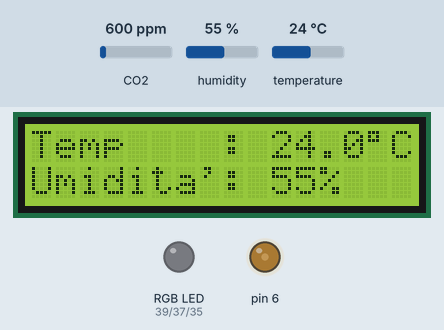
A sketch run on a simulated Arduino Mega 2560, built with avr-gcc and run on an emulated ATmega2560. Parts: 16×2 character LCD, an RGB LED mixed from three pins (HIGH = lit), output pins drawn as LEDs (lit = HIGH). The inputs (shaded band) are chosen by the test bench; at power-on: CO2 600 ppm, humidity 55 %, temperature 24 °C. What the sketch prints to the serial monitor is not drawn.

Above: at 1.2 s.
1.3 s: CO2 set to 452 ppm
At 6.2 s:
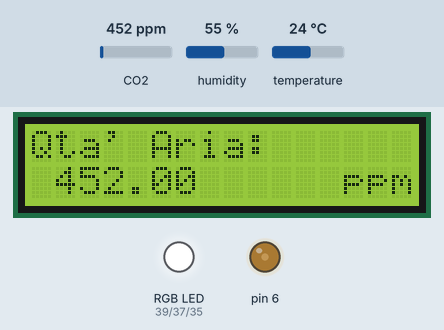
15.3 s: CO2 set to 1050 ppm
At 26.3 s:
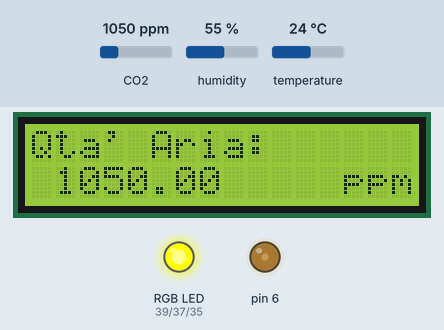
26.6 s: CO2 set to 1700 ppm
At 35.5 s:
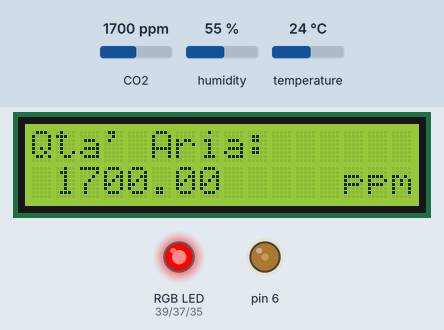
40.6 s: CO2 set to 2350 ppm
At 45.7 s:
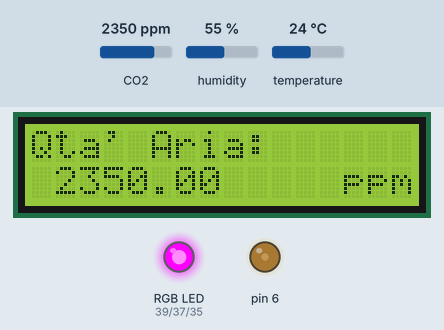
51.7 s: humidity set to 22 %
At 60.8 s:
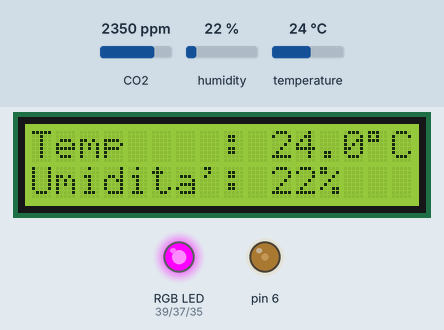
65.7 s: CO2 set to 674 ppm
At 76.2 s:
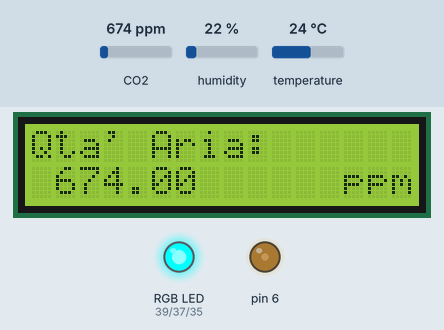
Timing chart, 0 to 77.7 s (numbered marks = the images above; inputs shaded):
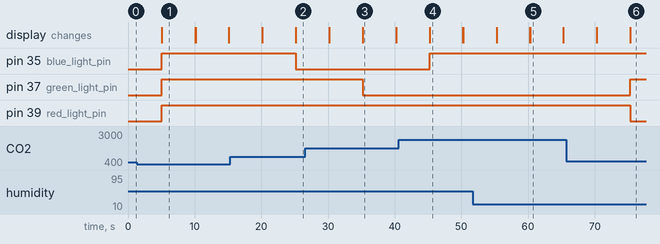

The sketch:

Mega2560-MQ135.ino
```cpp
#include <LiquidCrystal.h>
#include "MQ135.h"
#include <DHT.h>

#define DHT_SENSOR_TYPE DHT11

static const int DHT_SENSOR_PIN = 29;//pin sensor dht11
DHT dht( DHT_SENSOR_PIN, DHT_SENSOR_TYPE );
const int ANALOGPIN=0; //pin MQ135
int Contrast=70;
LiquidCrystal lcd(12, 11, 5, 4, 3, 2);
MQ135 MQ135Sensor = MQ135(ANALOGPIN, 212.70);

int red_light_pin= 39;
int green_light_pin = 37;
int blue_light_pin = 35;

void setup() {
  Serial.begin(9600);
  analogWrite(6,Contrast);
  lcd.begin(16, 2);
  dht.begin();
  pinMode(red_light_pin, OUTPUT);
  pinMode(green_light_pin, OUTPUT);
  pinMode(blue_light_pin, OUTPUT);
}

void loop() {

  // get temp&humidity and print on lcd

  float t = dht.readTemperature();
  int h = dht.readHumidity();
  String temp = String(t);
  String humidity= String(h);
  //Serial.println("Temp: "+temp);
  //Serial.println("Hum: "+humidity);
  lcd.setCursor(0,0);
  lcd.print("Temp    : ");
  lcd.print(t,1);
  lcd.print((char)223);
  lcd.print("C");
  lcd.setCursor(0,1);
  lcd.print("Umidita': ");
  lcd.print(humidity);
  lcd.print("%");
  delay(5000);

  // clear lcd

  lcd.clear();

  // PPM

  //float ppm = MQ135Sensor.getCorrectedRZero(t, h); // for calibration
  //float ppm = MQ135Sensor.getPPM();
  float ppm = MQ135Sensor.getCorrectedPPM(t, h);
  Serial.println("ppm: " +String(ppm));

  // print PPM on LCD

  lcd.setCursor(0, 0);
  lcd.print("Qta' Aria: ");
  lcd.setCursor(1, 1);
  lcd.print(ppm);
  lcd.setCursor(13,1);
  lcd.print("ppm");

  // set led color

  setLedColor(ppm);
  delay(5000);

  // clear lcd

  lcd.clear();

}

void RGB_color(int red_light_value, int green_light_value, int blue_light_value) {

  analogWrite(red_light_pin, red_light_value);
  analogWrite(green_light_pin, green_light_value);
  analogWrite(blue_light_pin, blue_light_value);

}

void setLedColor(float ppm){

  if (ppm <= 500) {
    RGB_color(255, 255, 255); // White
  }
  else if (ppm > 500 && ppm <= 700){
    RGB_color(102, 255, 255); // Cyan
  }
  else if (ppm > 700 && ppm <= 1000){
    RGB_color(0, 255, 0); // Green
  }
  else if (ppm > 1000 && ppm <= 1500){
    RGB_color(255, 255, 0); // Yellow
  }
  else if (ppm > 1500 && ppm <= 2000){
    RGB_color(255, 0, 0); // Red
  }
  else if (ppm > 2000){
    RGB_color(153, 0, 204); // Magenta
  }

}
```

Measured:
- after the input at 1.3 s, pin 39 (red_light_pin): LOW → HIGH after 3.8 s
- after the input at 15.3 s, pin 35 (blue_light_pin): HIGH → LOW after 9.9 s
- after the input at 26.6 s, pin 37 (green_light_pin): HIGH → LOW after 8.6 s
- after the input at 40.6 s, pin 35 (blue_light_pin): LOW → HIGH after 4.6 s
- after the input at 65.7 s, pin 37 (green_light_pin): LOW → HIGH after 9.7 s; pin 39 (red_light_pin): HIGH → LOW after 9.7 s
- what the display in image 1 shows lasts 5.0 s, from 5.1 s to 10.1 s
